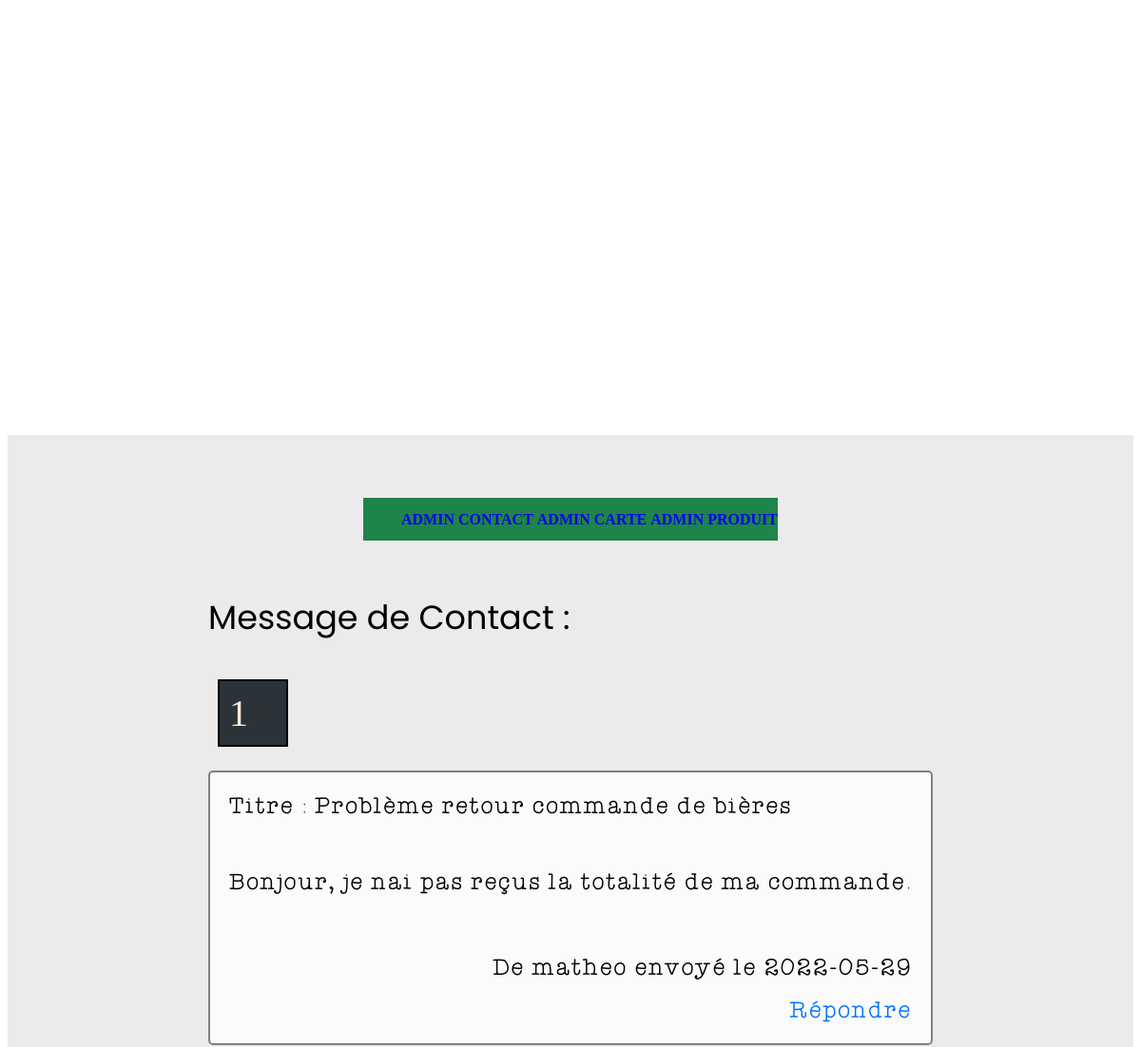
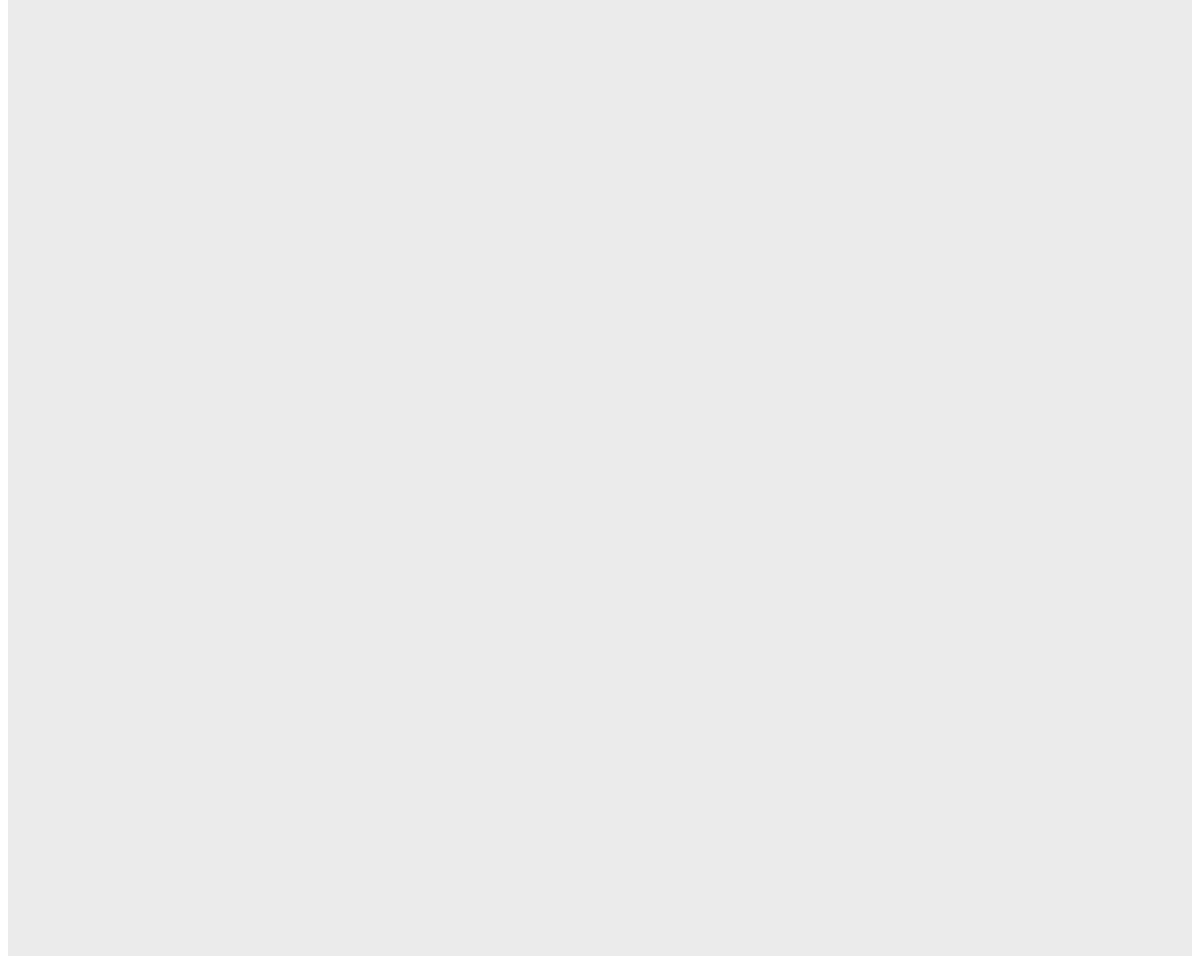
The page /page/AdminContact/AdminContact.php on the database its author committed (2 pictures, top to bottom).
### tables this page shows
CREATE TABLE message(
        id      Int  Auto_increment ,
        titre   Varchar (255),
        contenu Text,
        date    Date,
        id_user Int 
	,CONSTRAINT message_PK PRIMARY KEY (id)

	,CONSTRAINT message_user_FK FOREIGN KEY (id_user) REFERENCES user(id)
);

CREATE TABLE user(
        id       Int  Auto_increment,
        email    Varchar (255),
        pseudo   Varchar (255),
        password Varchar (255),
        argent   Float,
        admin    Int 
	,CONSTRAINT user_PK PRIMARY KEY (id)
);

### DTO/MessageDTO.php (called while the page is built, shortened)
<?php
class MessageDTO
{
    private $titre;
    private $contenu;
    private $date;
    public function getTitre()
    {
        return $this->titre;
    }
    public function setTitre($titre): void
    {
        $this->titre = $titre;
    }
    public function getContenu()
    {
        return $this->contenu;
    }
    public function setContenu($contenu): void
    {
        $this->contenu = $contenu;
    }
    public function getDate()
    {
        return $this->date;
    }
    public function setDate($date): void
    {
        $this->date = $date;
    }
}

### DAO/UserDAO.php (called while the page is built, shortened)
<?php
class UserDAO
{
    public static function getUserById($id){
        $bdd = DatabaseLinker::getConnexion();
        $reponse = $bdd->prepare("SELECT * from user where id=?");
        $reponse->execute(array($id));
        $user = $reponse->fetchAll();
        $tab = array();
        if (empty($user[0])){
            return null;
        }
        else{
            $luser=$user[0];
            $userDTO = new UserDTO();
            $userDTO->setId($luser[0]);
            $userDTO->setEmail($luser[1]);
            $userDTO->setPseudo($luser[2]);
            $userDTO->setPassword($luser[3]);
            $userDTO->setArgent($luser[4]);
            $userDTO->setAdmin($luser[5]);
            $tab[] = $userDTO;
            return $tab;
        }
    }
}

### DTO/UserDTO.php (called while the page is built, shortened)
<?php
Class UserDTO{
    private $email;
    private $pseudo;
    public function getEmail()
    {
        return $this->email;
    }
    public function setEmail($email): void
    {
        $this->email = $email;
    }
    public function getPseudo()
    {
        return $this->pseudo;
    }
    public function setPseudo($pseudo): void
    {
        $this->pseudo = $pseudo;
    }
    }

### page/AdminContact/ControllerAdminContact.php (the view, shortened to what this page needs)
<?php
include_once ('DAO/MessageDAO.php');
include_once ('DTO/MessageDTO.php');
include_once ('DAO/UserDAO.php');
include_once ('DTO/UserDTO.php');
class ControllerAdminContact{
    public static function insertCommentaireById($id){
        $mes=MessageDAO::getMessageById($id);
        foreach ($mes as $messages){
            echo '<div class="block_contact">';
            echo '<div class="titre">Titre : '.$messages->getTitre().'</div>';
            echo '<div class="contenu">'.$messages->getContenu().'</div>';
            $user = UserDAO::getUserById($messages->getIdUser());
            foreach ($user as $us) {
                echo '<div class="user">De '.$us->getPseudo().' envoyé le '.$messages->getDate().'</div>';
                echo '<div class="mail"><a href="mailto:'.$us->getEmail().'">Répondre</a></div>';
            }
            echo '</div>';
        }
    }
}

### DAO/MessageDAO.php (shortened to what this page needs)
<?php
class MessageDAO{
    public static function getMessageById($id){
        $bdd = DatabaseLinker::getConnexion();
        $reponse = $bdd->prepare("SELECT * from message where id=?");
        $reponse->execute(array($id));
        $message = $reponse->fetchAll();
        $tab=Array();
        if (empty($message[0])){
            return null;
        }
        else{
            $mess=$message[0];
            $messageDTO = new MessageDTO();
            $messageDTO->setId($mess[0]);
            $messageDTO->setTitre($mess[1]);
            $messageDTO->setContenu($mess[2]);
            $messageDTO->setDate($mess[3]);
            $messageDTO->setIdUser($mess[4]);
            $tab[]=$messageDTO;
            return $tab;
        }
    }
    public static function getElementByPageAdminContact($debut,$nbr_elements_par_page) {
        $bdd = DatabaseLinker::getConnexion();
        $sel=$bdd->query('SELECT id FROM message ORDER BY id LIMIT '.$debut.','.$nbr_elements_par_page);
        $sel->setFetchMode(PDO::FETCH_ASSOC);
        $tab=$sel->fetchAll();
        foreach ($tab as $t)
        {
            $id =  $t['id'];
            ControllerAdminContact::insertCommentaireById($id);
        }
    }
}

### assets/css/style_admin.css (style rules this page uses)
a { text-decoration: none; display: inline-block; }
.block_contact { background: rgba(255,255,255,0.8); margin-top: 15px; border: 2px gray solid; border-radius: 5px; font-size: 25px; padding: 20px; }
.block_contact .titre { font-size: 25px; font-family: Categorie; text-align: left; }
.block_contact .contenu { font-family: Categorie; padding-top: 50px; }
.block_contact .user { font-size: 25px; font-family: Categorie; margin-left: auto; text-align: right; padding-top: 60px; }
.mail a:active, .mail a:visited, .mail a:link { margin-top: 15px; text-decoration: none; color: #0072ff; font-family: Categorie; transition-duration: 0.5s; }
.mail { text-align: right; }

### rows shown on the page
message: titre "Problème retour commande de bières", contenu "Bonjour, je nai pas reçus la totalité de ma commande.", date "2022-05-29"
user: pseudo "matheo"
